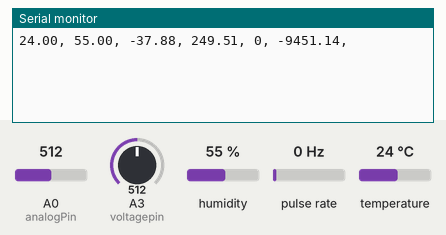
Simulated run of this sketch. Board: Arduino Uno, built with avr-gcc and run on an emulated ATmega328P. On the bench: the last lines printed to the serial monitor. Wiring (inferred from the names in the program): pulse sensor: data pin 2. The inputs (shaded band) are chosen by the test bench; at power-on: humidity 55 %, pulse rate 0 Hz, A0 (analogPin) = 512, A3 (voltagepin) = 512, temperature 24 °C.

Above: at 3.2 s.
3.3 s: humidity set to 22 %
At 4.7 s:
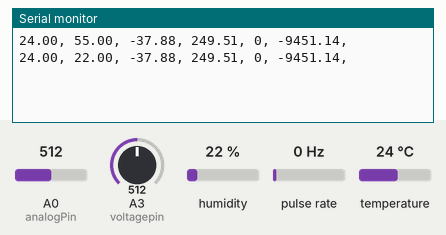
4.8 s: pulse rate (sensor on pin 2) set to 4 Hz
6.3 s: A0 (analogPin) set to 716
At 7.6 s:
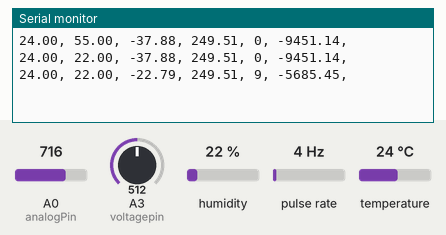
7.8 s: A3 (voltagepin) set to 716
At 10.1 s:
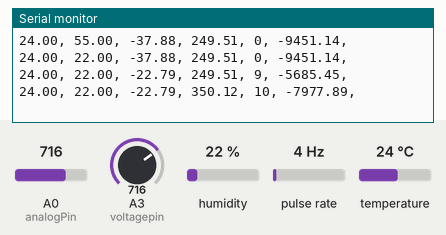
14.6 s: temperature set to 12 °C
At 15.8 s:
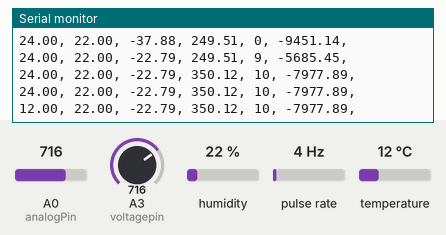
16.1 s: pulse rate (sensor on pin 2) set to 50 Hz
At 18.3 s:
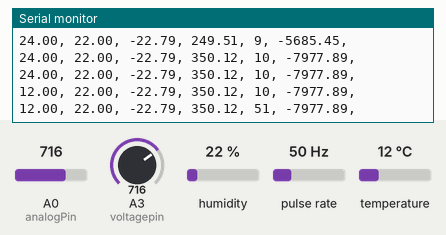
Timing chart, 0 to 18.6 s (numbered marks = the images above; inputs shaded):
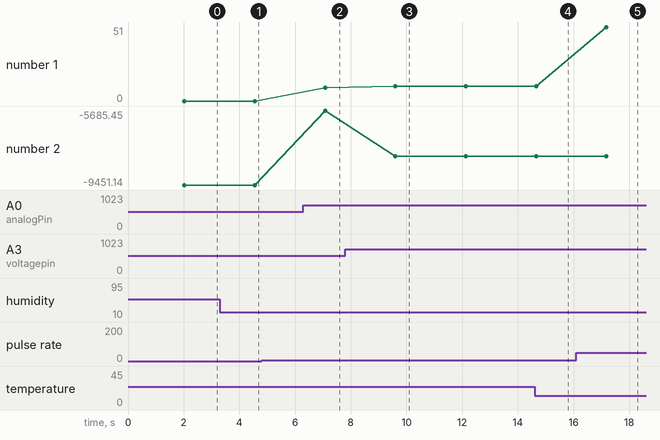

Measured:
- after the input at 3.3 s, the serial monitor: prints a new line after 1.3 s (image 1)
- after the input at 6.3 s, the serial monitor: prints a new line after 0.78 s (image 2)
- after the input at 7.8 s, the serial monitor: prints a new line after 1.8 s (image 3)
- after the input at 14.6 s, the serial monitor: prints a new line after 0.05 s (image 4)
- after the input at 16.1 s, the serial monitor: prints a new line after 1.1 s (image 5)
- plotted number 1: 10 → 51 after the input at 16.1 s
- plotted number 2: -9451.14 → -5685.45 after the input at 6.3 s, -5685.45 → -7977.89 after the input at 7.8 s

The sketch:

MainProgramArduino.ino
```cpp
#include <DHT.h>
#define DHTPIN 5 //5=DHT11 output
#define DHTTYPE DHT11
DHT dht(DHTPIN,DHTTYPE);
const int analogPin = A0; // A0=Current sensor output
#define DHTPIN 5  //A5=DHT11 output
const int voltagepin = A3; //A3 for voltage
//A2 for rpm
String data="";

//Voltage Measurement
int value = 0;
float voltage;
float R1 = 1000000.0;
float R2 = 10000.0;


//RPM measurement
int encoder = 2;
volatile unsigned int counter;
int rpm;


//Current measurement
int sensitivity= 66;
int adcvalue = 0;  // variable to store the sensor value read
int offsetvoltage=5000;
double voltage1 = 0;
double current = 0;

void setup() {
  Serial.begin(9600);

  pinMode(encoder, INPUT);

  digitalWrite(encoder, HIGH);
  Serial.begin(9600);
  dht.begin();
  attachInterrupt(0,countpulse,RISING);
  delay(2000);
}
void countpulse(){
        counter++;
}


void loop() {


  adcvalue=analogRead(analogPin);
  voltage1=(adcvalue/1024.0)*5000;
  current=((voltage1-offsetvoltage)/sensitivity);
 // current=-(current);


  float t=dht.readTemperature();
  float h=dht.readHumidity();

  data="";

  value = analogRead(voltagepin);
  voltage = value * (5.0/1024)*((R1 + R2)/R2);
  voltage=(voltage-2.99);

  static uint32_t previousMillis;
  if (millis() - previousMillis >= 1000) {
           rpm = (counter);
           counter = 0;
           previousMillis += 1000;
  }

  float power=voltage*current;

  data=data+t+", ";
  data=data+h+", ";
  data=data+current+", ";
  data=data+voltage+", ";
  data=data+rpm+", ";
  data=data+power+", ";

  Serial.println(data);
  delay(2500);
}
```
